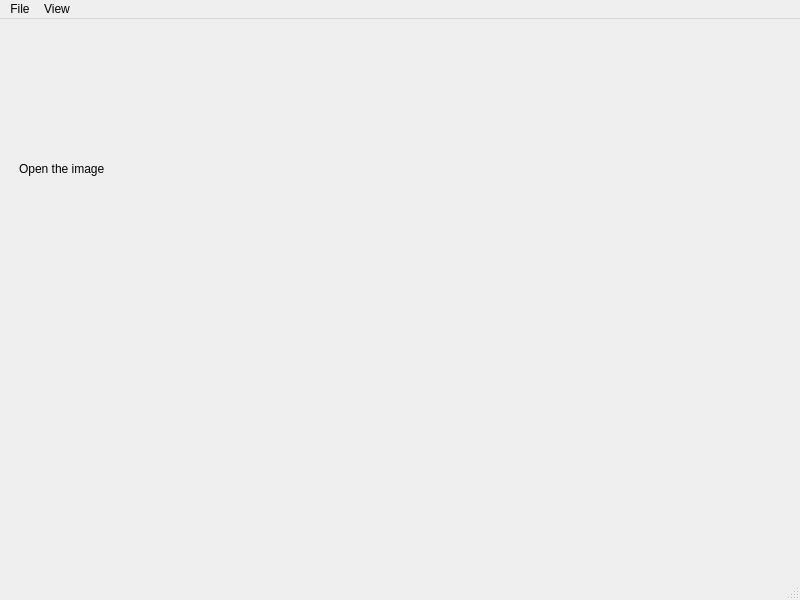
<?xml version="1.0" encoding="UTF-8"?>
<ui version="4.0">
 <class>MainWindow</class>
 <widget class="QMainWindow" name="MainWindow">
  <property name="geometry">
   <rect>
    <x>0</x>
    <y>0</y>
    <width>800</width>
    <height>600</height>
   </rect>
  </property>
  <property name="windowTitle">
   <string>MainWindow</string>
  </property>
  <widget class="QWidget" name="centralwidget">
   <widget class="QWidget" name="gridLayoutWidget">
    <property name="geometry">
     <rect>
      <x>19</x>
      <y>19</y>
      <width>281</width>
      <height>261</height>
     </rect>
    </property>
    <layout class="QGridLayout" name="gridLayout">
     <item row="0" column="0">
      <widget class="QLabel" name="imageLabel">
       <property name="text">
        <string>Open the image</string>
       </property>
      </widget>
     </item>
    </layout>
   </widget>
  </widget>
  <widget class="QMenuBar" name="menubar">
   <property name="geometry">
    <rect>
     <x>0</x>
     <y>0</y>
     <width>800</width>
     <height>36</height>
    </rect>
   </property>
   <widget class="QMenu" name="menuFile">
    <property name="title">
     <string>File</string>
    </property>
    <addaction name="actionOpen"/>
   </widget>
   <widget class="QMenu" name="menuView">
    <property name="title">
     <string>View</string>
    </property>
    <addaction name="actionZoomIn"/>
    <addaction name="actionZoomOut"/>
    <addaction name="actionRotate"/>
   </widget>
   <addaction name="menuFile"/>
   <addaction name="menuView"/>
  </widget>
  <widget class="QStatusBar" name="statusbar"/>
  <action name="actionOpen">
   <property name="text">
    <string>Open</string>
   </property>
  </action>
  <action name="actionZoomIn">
   <property name="text">
    <string>Zoom In</string>
   </property>
  </action>
  <action name="actionZoomOut">
   <property name="text">
    <string>Zoom Out</string>
   </property>
  </action>
  <action name="actionRotate">
   <property name="text">
    <string>Rotate</string>
   </property>
  </action>
 </widget>
 <resources/>
 <connections/>
</ui>
